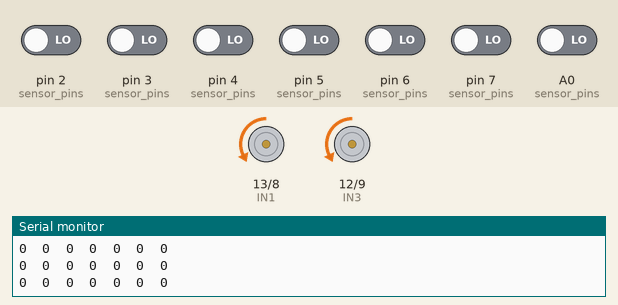
Bench run of a sketch on a simulated Arduino Uno, built with avr-gcc and run on an emulated ATmega328P. On the bench: motor-driver pin pairs drawn as motors (green arrow = first pin HIGH = forward, orange = second pin HIGH = backward, longer = more drive, scaled by the enable pin), the last lines printed to the serial monitor. Inputs (shaded band) come from the test bench; at power-on: A0 (sensor_pins), pin 2 (sensor_pins), pin 3 (sensor_pins), pin 4 (sensor_pins), pin 5 (sensor_pins), pin 6 (sensor_pins), pin 7 (sensor_pins) LOW.

Above: at 1.2 s.
1.3 s: pin 2 (sensor_pins) driven HIGH
At 1.9 s:
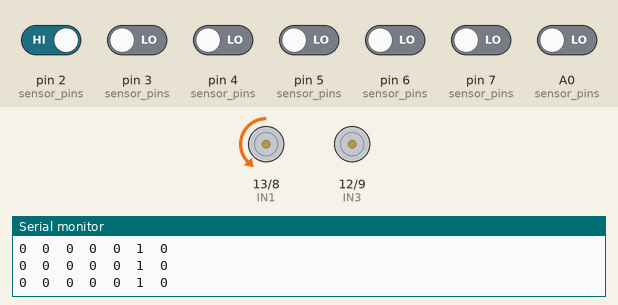
2.8 s: pin 3 (sensor_pins) driven HIGH
At 4.0 s:
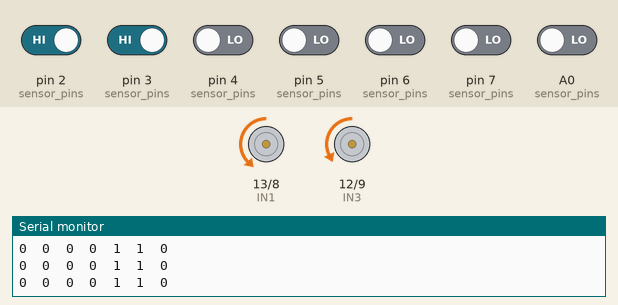
4.3 s: pin 3 (sensor_pins) driven LOW
At 5.2 s:
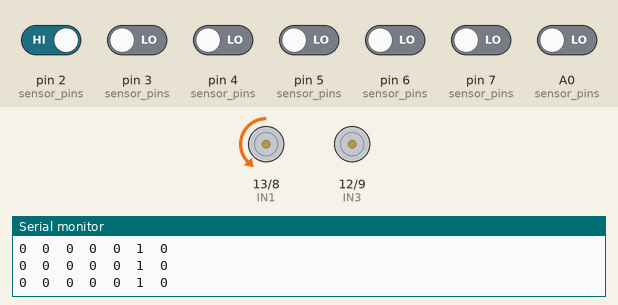
7.3 s: pin 5 (sensor_pins) driven HIGH
At 8.5 s:
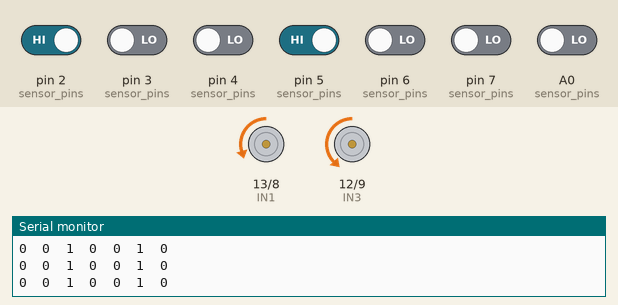
8.8 s: pin 5 (sensor_pins) driven LOW
At 9.6 s:
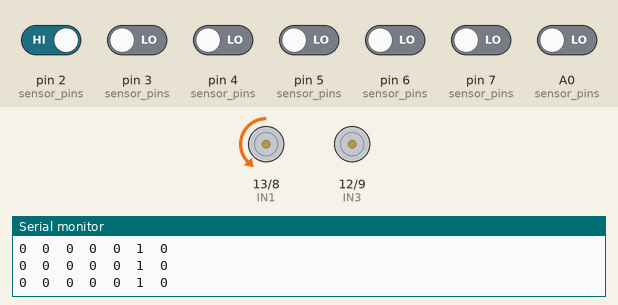
11.8 s: pin 2 (sensor_pins) driven LOW and pin 6 (sensor_pins) driven HIGH
At 12.3 s:
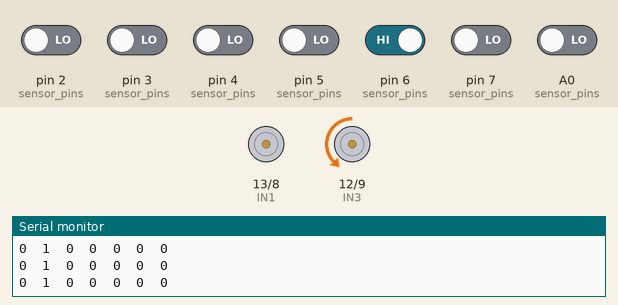
Timing chart, 0 to 14.3 s (numbered marks = the images above; inputs shaded):
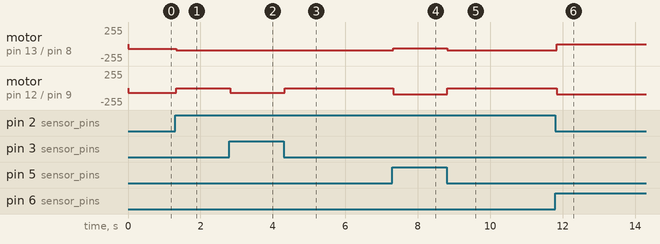

Measured:
- after the input at 1.3 s, motor on pin 13 (IN1) / pin 8 (IN2): backward 70/255 → backward 90/255 at once; motor on pin 12 (IN3) / pin 9 (IN4): backward 70/255 → stopped at once
- after the input at 2.8 s, motor on pin 12 (IN3) / pin 9 (IN4): stopped → backward 70/255 at once
- after the input at 4.3 s, motor on pin 12 (IN3) / pin 9 (IN4): backward 70/255 → stopped at once
- after the input at 7.3 s, motor on pin 13 (IN1) / pin 8 (IN2): backward 90/255 → backward 60/255 at once; motor on pin 12 (IN3) / pin 9 (IN4): stopped → backward 90/255 at once
- after the input at 8.8 s, motor on pin 13 (IN1) / pin 8 (IN2): backward 60/255 → backward 90/255 at once; motor on pin 12 (IN3) / pin 9 (IN4): backward 90/255 → stopped at once
- after the input at 11.8 s, motor on pin 13 (IN1) / pin 8 (IN2): backward 90/255 → stopped at once; motor on pin 12 (IN3) / pin 9 (IN4): stopped → backward 90/255 at once

The sketch:

LineFollowerRobot.ino
```cpp
// sensor pins
#define SENSOR1 7
#define SENSOR2 6
#define SENSOR3 5
#define SENSOR4 4
#define SENSOR5 3
#define SENSOR6 2
#define SENSOR7 A0

// motor pins
#define IN1 13
#define IN2 8
#define ENA 11
#define IN3 12
#define IN4 9
#define ENB 10

const uint8_t sensor_pins[] = { SENSOR1, SENSOR2, SENSOR3, SENSOR4, SENSOR5, SENSOR6, SENSOR7 };
uint8_t sensor[7];

int8_t last_sensor = -1;

void setup() {
  Serial.begin(9600);

  for (uint8_t i = 0; i < 7; i++) {
    pinMode(sensor_pins[i], INPUT);
  }
  pinMode(IN1, OUTPUT);
  pinMode(IN2, OUTPUT);
  pinMode(IN3, OUTPUT);
  pinMode(IN4, OUTPUT);
}

void loop() {
  readSensors();
  sensor_print();

  if (sensor[3]) last_sensor = 3;
  else if (sensor[4]) last_sensor = 4;
  else if (sensor[2]) last_sensor = 2;
  else if (sensor[5]) last_sensor = 5;
  else if (sensor[1]) last_sensor = 1;
  else if (sensor[6]) last_sensor = 6;
  else if (sensor[0]) last_sensor = 0;

  switch (last_sensor) {
    case 3: general_move(0, 1, 70, 0, 1, 70); break;
    case 4: general_move(0, 1, 90, 0, 1, 60); break;
    case 2: general_move(0, 1, 60, 0, 1, 90); break;
    case 5: general_move(0, 1, 90, 0, 0,255); break;
    case 1: general_move(0, 0,255, 0, 1, 90); break;
    case 6: general_move(0, 1, 70, 1, 0, 70); break;
    case 0: general_move(1, 0, 70, 0, 1, 70); break;
    default:general_move(0, 1, 70, 0, 1, 70); break;
  }
}

void readSensors() {
  for (uint8_t i = 0; i < 7; i++) {
    sensor[i] = digitalRead(sensor_pins[i]);
  }
}

// set robot movement by setting direction and speed of motor.
// set value of IN1, IN2, ENA, IN3, IN4, ENB.
void general_move(uint8_t in1, uint8_t in2, uint8_t ena, uint8_t in3, uint8_t in4, uint8_t enb) {
  digitalWrite(IN1, in1);
  digitalWrite(IN2, in2);
  digitalWrite(IN3, in3);
  digitalWrite(IN4, in4);
  analogWrite(ENA, ena);
  analogWrite(ENB, enb);
}

// Print IR sensor values on serial monitor to check the sensors
void sensor_print() {
  for (uint8_t i = 0; i < 7; i++) {
    Serial.print(sensor[i]);
    Serial.print("\t");
  }
  Serial.println("");
}
```
